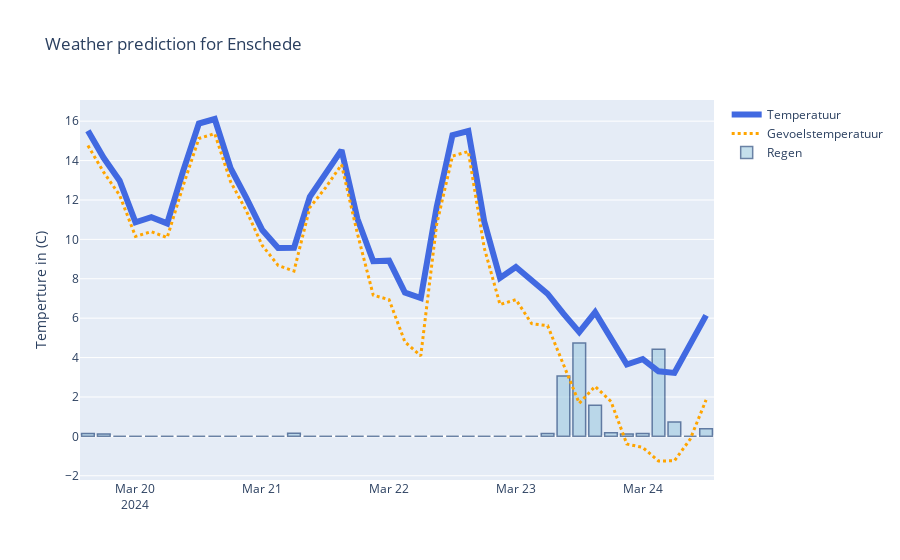

Source (notebook cell):
### Code cell
# add titles and layouts
fig.update_layout(
    title = f"Weather prediction for {city}",
    yaxis_title="Temperture in (C)"
)
